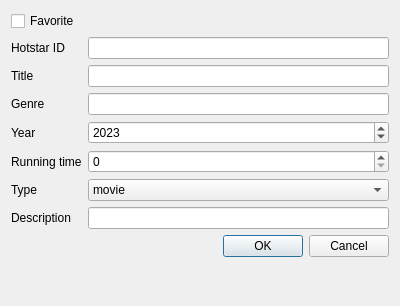
<?xml version="1.0" encoding="UTF-8"?>
<ui version="4.0">
 <class>AddRowDialog</class>
 <widget class="QDialog" name="AddRowDialog">
  <property name="geometry">
   <rect>
    <x>0</x>
    <y>0</y>
    <width>400</width>
    <height>306</height>
   </rect>
  </property>
  <property name="windowTitle">
   <string>Dialog</string>
  </property>
  <layout class="QFormLayout" name="formLayout">
   <item row="2" column="0">
    <widget class="QLabel" name="labelTitle">
     <property name="text">
      <string>Title</string>
     </property>
    </widget>
   </item>
   <item row="2" column="1">
    <widget class="QLineEdit" name="lineEditTitle">
     <property name="inputMask">
      <string/>
     </property>
     <property name="maxLength">
      <number>32767</number>
     </property>
    </widget>
   </item>
   <item row="3" column="1">
    <widget class="QLineEdit" name="lineEditGenre">
     <property name="maxLength">
      <number>64</number>
     </property>
    </widget>
   </item>
   <item row="4" column="0">
    <widget class="QLabel" name="labelYear">
     <property name="text">
      <string>Year</string>
     </property>
    </widget>
   </item>
   <item row="4" column="1">
    <widget class="QSpinBox" name="spinBoxYear">
     <property name="minimum">
      <number>0</number>
     </property>
     <property name="maximum">
      <number>99999</number>
     </property>
     <property name="value">
      <number>2023</number>
     </property>
    </widget>
   </item>
   <item row="5" column="0">
    <widget class="QLabel" name="labelRunningTime">
     <property name="text">
      <string>Running time</string>
     </property>
    </widget>
   </item>
   <item row="5" column="1">
    <widget class="QSpinBox" name="spinBoxRunningTime">
     <property name="maximum">
      <number>999999</number>
     </property>
    </widget>
   </item>
   <item row="6" column="0">
    <widget class="QLabel" name="labelType">
     <property name="text">
      <string>Type</string>
     </property>
    </widget>
   </item>
   <item row="6" column="1">
    <widget class="QComboBox" name="comboBoxType">
     <item>
      <property name="text">
       <string>movie</string>
      </property>
     </item>
     <item>
      <property name="text">
       <string>tv</string>
      </property>
     </item>
    </widget>
   </item>
   <item row="7" column="0">
    <widget class="QLabel" name="labelDescription">
     <property name="text">
      <string>Description</string>
     </property>
    </widget>
   </item>
   <item row="7" column="1">
    <widget class="QLineEdit" name="lineEditDescription">
     <property name="maxLength">
      <number>1024</number>
     </property>
    </widget>
   </item>
   <item row="8" column="0" colspan="2">
    <widget class="QDialogButtonBox" name="buttonBox">
     <property name="orientation">
      <enum>Qt::Horizontal</enum>
     </property>
     <property name="standardButtons">
      <set>QDialogButtonBox::Cancel|QDialogButtonBox::Ok</set>
     </property>
    </widget>
   </item>
   <item row="1" column="0">
    <widget class="QLabel" name="labelID">
     <property name="text">
      <string>Hotstar ID</string>
     </property>
    </widget>
   </item>
   <item row="3" column="0">
    <widget class="QLabel" name="labelGenre">
     <property name="text">
      <string>Genre</string>
     </property>
    </widget>
   </item>
   <item row="1" column="1">
    <widget class="QLineEdit" name="lineEditID"/>
   </item>
   <item row="0" column="0">
    <widget class="QCheckBox" name="checkBoxFavorite">
     <property name="text">
      <string>Favorite</string>
     </property>
    </widget>
   </item>
  </layout>
 </widget>
 <resources/>
 <connections>
  <connection>
   <sender>buttonBox</sender>
   <signal>accepted()</signal>
   <receiver>AddRowDialog</receiver>
   <slot>accept()</slot>
   <hints>
    <hint type="sourcelabel">
     <x>248</x>
     <y>254</y>
    </hint>
    <hint type="destinationlabel">
     <x>157</x>
     <y>274</y>
    </hint>
   </hints>
  </connection>
  <connection>
   <sender>buttonBox</sender>
   <signal>rejected()</signal>
   <receiver>AddRowDialog</receiver>
   <slot>reject()</slot>
   <hints>
    <hint type="sourcelabel">
     <x>316</x>
     <y>260</y>
    </hint>
    <hint type="destinationlabel">
     <x>286</x>
     <y>274</y>
    </hint>
   </hints>
  </connection>
 </connections>
</ui>
